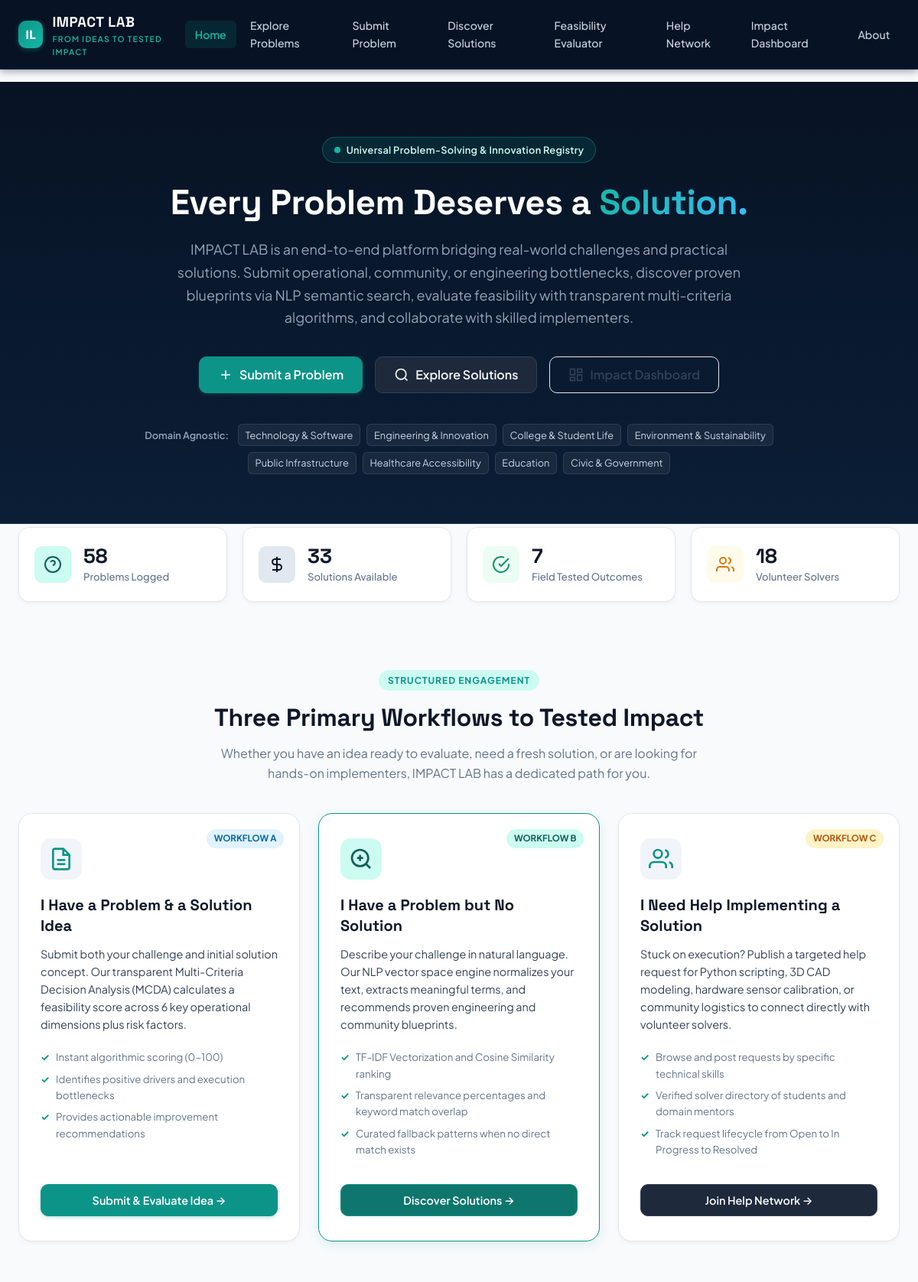
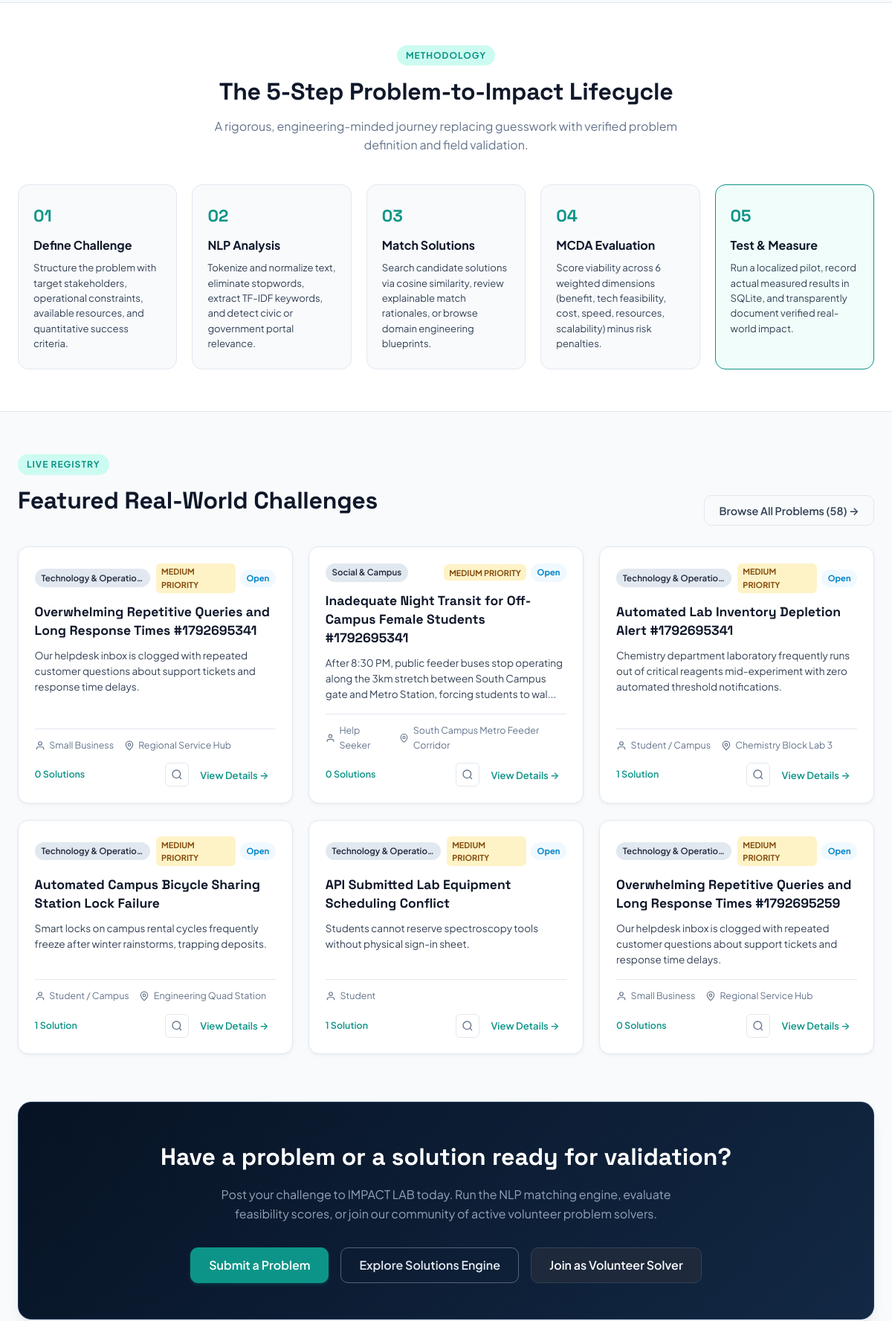
The page / (upper part) on the database its author committed (2 pictures, top to bottom).
### tables this page shows
CREATE TABLE problems (
        id INTEGER PRIMARY KEY AUTOINCREMENT,
        title TEXT NOT NULL,
        description TEXT NOT NULL,
        category TEXT NOT NULL,
        keywords TEXT,
        location TEXT,
        expected_impact TEXT,
        constraints TEXT,
        proposed_solution TEXT,
        user_type TEXT DEFAULT 'Help Seeker',
        contact_email TEXT,
        status TEXT DEFAULT 'Open', -- 'Open', 'In Progress', 'Testing', 'Resolved'
        created_at TIMESTAMP DEFAULT CURRENT_TIMESTAMP,
        updated_at TIMESTAMP DEFAULT CURRENT_TIMESTAMP
    , severity TEXT DEFAULT 'Medium', available_resources TEXT DEFAULT '');

### app.py (the view)
@app.route("/")
def home():
    stats = database.get_platform_statistics()
    all_probs = database.get_all_problems()
    conn = database.get_db_connection()
    featured_problems = []
    for p in all_probs[:6]:
        sol_count = conn.execute(
            "SELECT COUNT(*) FROM solutions WHERE problem_id = ?", (p["id"],)
        ).fetchone()[0]
        eval_row = conn.execute(
            "SELECT overall_score FROM feasibility_evaluations WHERE problem_id = ? ORDER BY id DESC LIMIT 1",
            (p["id"],)
        ).fetchone()
        p_dict = dict(p)
        p_dict["solution_count"] = sol_count
        p_dict["latest_eval_score"] = round(eval_row[0], 1) if eval_row else None
        featured_problems.append(p_dict)
    conn.close()
    return render_template(
        "index.html",
        stats=stats,
        featured_problems=featured_problems
    )

### templates/index.html (shortened to what this page needs)
{% extends "base.html" %}
{% block content %}
<section class="hero-section">
    <div class="hero-container">
        <div class="hero-badge">
            <span class="pulse-dot"></span>
            <span>Universal Problem-Solving &amp; Innovation Registry</span>
        </div>
        <h1 class="hero-title">
            Every Problem Deserves a <span class="highlight-text">Solution.</span>
        </h1>
        <p class="hero-subtitle">
            IMPACT LAB is an end-to-end platform bridging real-world challenges and practical solutions. Submit operational, community, or engineering bottlenecks, discover proven blueprints via NLP semantic search, evaluate feasibility with transparent multi-criteria algorithms, and collaborate with skilled implementers.
        </p>
        <div class="hero-cta-group">
            <a href="{{ url_for('submit_problem_page') }}" class="btn btn-primary btn-lg">
                <svg width="20" height="20" viewBox="0 0 24 24" fill="none" stroke="currentColor" stroke-width="2"><path d="M12 5v14M5 12h14"/></svg>
                Submit a Problem
            </a>
            <a href="{{ url_for('discover_page') }}" class="btn btn-secondary btn-lg">
                <svg width="20" height="20" viewBox="0 0 24 24" fill="none" stroke="currentColor" stroke-width="2"><circle cx="11" cy="11" r="8"/><path d="m21 21-4.3-4.3"/></svg>
                Explore Solutions
            </a>
            <a href="{{ url_for('dashboard_page') }}" class="btn btn-outline btn-lg">
                <svg width="20" height="20" viewBox="0 0 24 24" fill="none" stroke="currentColor" stroke-width="2"><rect x="3" y="3" width="7" height="9"/><rect x="14" y="3" width="7" height="5"/><rect x="14" y="12" width="7" height="9"/><rect x="3" y="16" width="7" height="5"/></svg>
                Impact Dashboard
            </a>
        </div>
        <div class="hero-trust">
            <span class="trust-heading">Domain Agnostic:</span>
            <span class="trust-tag">Technology &amp; Software</span>
            <span class="trust-tag">Engineering &amp; Innovation</span>
            <span class="trust-tag">College &amp; Student Life</span>
            <span class="trust-tag">Environment &amp; Sustainability</span>
            <span class="trust-tag">Public Infrastructure</span>
            <span class="trust-tag">Healthcare Accessibility</span>
            <span class="trust-tag">Education</span>
            <span class="trust-tag">Civic &amp; Government</span>
        </div>
    </div>
</section>
<section class="stats-section">
    <div class="stats-container">
        <div class="stat-card">
            <div class="stat-icon-wrapper teal">
                <svg width="24" height="24" viewBox="0 0 24 24" fill="none" stroke="currentColor" stroke-width="2"><circle cx="12" cy="12" r="10"/><path d="M9.09 9a3 3 0 0 1 5.83 1c0 2-3 3-3 3"/><line x1="12" y1="17" x2="12.01" y2="17"/></svg>
            </div>
            <div class="stat-info">
                <span class="stat-number">{{ stats.total_problems }}</span>
                <span class="stat-label">Problems Logged</span>
            </div>
        </div>
        <div class="stat-card">
            <div class="stat-icon-wrapper navy">
                <svg width="24" height="24" viewBox="0 0 24 24" fill="none" stroke="currentColor" stroke-width="2"><path d="M12 2v20M17 5H9.5a3.5 3.5 0 0 0 0 7h5a3.5 3.5 0 0 1 0 7H6"/></svg>
            </div>
            <div class="stat-info">
                <span class="stat-number">{{ stats.total_solutions }}</span>
                <span class="stat-label">Solutions Available</span>
            </div>
        </div>
        <div class="stat-card">
            <div class="stat-icon-wrapper emerald">
                <svg width="24" height="24" viewBox="0 0 24 24" fill="none" stroke="currentColor" stroke-width="2"><path d="M22 11.08V12a10 10 0 1 1-5.93-9.14"/><polyline points="22 4 12 14.01 9 11.01"/></svg>
            </div>
            <div class="stat-info">
                <span class="stat-number">{{ stats.tested_solutions }}</span>
                <span class="stat-label">Field Tested Outcomes</span>
            </div>
        </div>
        <div class="stat-card">
            <div class="stat-icon-wrapper amber">
                <svg width="24" height="24" viewBox="0 0 24 24" fill="none" stroke="currentColor" stroke-width="2"><path d="M17 21v-2a4 4 0 0 0-4-4H5a4 4 0 0 0-4 4v2"/><circle cx="9" cy="7" r="4"/><path d="M23 21v-2a4 4 0 0 0-3-3.87"/><path d="M16 3.13a4 4 0 0 1 0 7.75"/></svg>
            </div>
            <div class="stat-info">
                <span class="stat-number">{{ stats.registered_helpers }}</span>
                <span class="stat-label">Volunteer Solvers</span>
            </div>
        </div>
    </div>
</section>
<section class="workflows-section">
    <div class="section-header">
        <span class="section-badge">Structured Engagement</span>
        <h2 class="section-title">Three Primary Workflows to Tested Impact</h2>
        <p class="section-subtitle">
            Whether you have an idea ready to evaluate, need a fresh solution, or are looking for hands-on implementers, IMPACT LAB has a dedicated path for you.
        </p>
    </div>
    <div class="workflows-grid">
        <div class="workflow-card">
            <div class="workflow-tag tag-a">Workflow A</div>
            <div class="workflow-icon-box">
                <svg width="32" height="32" viewBox="0 0 24 24" fill="none" stroke="currentColor" stroke-width="2"><path d="M14 2H6a2 2 0 0 0-2 2v16a2 2 0 0 0 2 2h12a2 2 0 0 0 2-2V8z"/><polyline points="14 2 14 8 20 8"/><line x1="16" y1="13" x2="8" y2="13"/><line x1="16" y1="17" x2="8" y2="17"/></svg>
            </div>
            <h3 class="workflow-title">I Have a Problem &amp; a Solution Idea</h3>
            <p class="workflow-desc">
                Submit both your challenge and initial solution concept. Our transparent Multi-Criteria Decision Analysis (MCDA) calculates a feasibility score across 6 key operational dimensions plus risk factors.
            </p>
            <ul class="workflow-checklist">
                <li>Instant algorithmic scoring (0-100)</li>
                <li>Identifies positive drivers and execution bottlenecks</li>
                <li>Provides actionable improvement recommendations</li>
            </ul>
            <div class="workflow-action">
                <a href="{{ url_for('submit_problem_page') }}?workflow=A" class="btn btn-primary btn-block">
                    Submit &amp; Evaluate Idea &rarr;
                </a>
            </div>
        </div>
        <div class="workflow-card highlight-card">
            <div class="workflow-tag tag-b">Workflow B</div>
            <div class="workflow-icon-box">
                <svg width="32" height="32" viewBox="0 0 24 24" fill="none" stroke="currentColor" stroke-width="2"><circle cx="11" cy="11" r="8"/><path d="m21 21-4.3-4.3"/><line x1="11" y1="8" x2="11" y2="14"/><line x1="8" y1="11" x2="14" y2="11"/></svg>
            </div>
            <h3 class="workflow-title">I Have a Problem but No Solution</h3>
            <p class="workflow-desc">
                Describe your challenge in natural language. Our NLP vector space engine normalizes your text, extracts meaningful terms, and recommends proven engineering and community blueprints.
            </p>
            <ul class="workflow-checklist">
                <li>TF-IDF Vectorization and Cosine Similarity ranking</li>
                <li>Transparent relevance percentages and keyword match overlap</li>
                <li>Curated fallback patterns when no direct match exists</li>
            </ul>
            <div class="workflow-action">
                <a href="{{ url_for('discover_page') }}" class="btn btn-teal btn-block">
                    Discover Solutions &rarr;
                </a>
            </div>
        </div>
        <div class="workflow-card">
            <div class="workflow-tag tag-c">Workflow C</div>
            <div class="workflow-icon-box">
                <svg width="32" height="32" viewBox="0 0 24 24" fill="none" stroke="currentColor" stroke-width="2"><path d="M17 21v-2a4 4 0 0 0-4-4H5a4 4 0 0 0-4 4v2"/><circle cx="9" cy="7" r="4"/><path d="M23 21v-2a4 4 0 0 0-3-3.87"/><path d="M16 3.13a4 4 0 0 1 0 7.75"/></svg>
            </div>
            <h3 class="workflow-title">I Need Help Implementing a Solution</h3>
            <p class="workflow-desc">
                Stuck on execution? Publish a targeted help request for Python scripting, 3D CAD modeling, hardware sensor calibration, or community logistics to connect directly with volunteer solvers.
            </p>
            <ul class="workflow-checklist">
                <li>Browse and post requests by specific technical skills</li>
                <li>Verified solver directory of students and domain mentors</li>
                <li>Track request lifecycle from Open to In Progress to Resolved</li>
            </ul>
            <div class="workflow-action">
                <a href="{{ url_for('help_network_page') }}" class="btn btn-secondary btn-block">
                    Join Help Network &rarr;
                </a>
            </div>
        </div>
    </div>
</section>
<section class="how-it-works-section">
    <div class="section-header">
        <span class="section-badge">Methodology</span>
        <h2 class="section-title">The 5-Step Problem-to-Impact Lifecycle</h2>
        <p class="section-subtitle">
            A rigorous, engineering-minded journey replacing guesswork with verified problem definition and field validation.
        </p>
    </div>
    <div class="steps-grid">
        <div class="step-card">
            <div class="step-number">01</div>
            <h3>Define Challenge</h3>
            <p>Structure the problem with target stakeholders, operational constraints, available resources, and quantitative success criteria.</p>
        </div>
        <div class="step-card">
            <div class="step-number">02</div>
            <h3>NLP Analysis</h3>
            <p>Tokenize and normalize text, eliminate stopwords, extract TF-IDF keywords, and detect civic or government portal relevance.</p>
        </div>
        <div class="step-card">
            <div class="step-number">03</div>
            <h3>Match Solutions</h3>
            <p>Search candidate solutions via cosine similarity, review explainable match rationales, or browse domain engineering blueprints.</p>
        </div>
        <div class="step-card">
            <div class="step-number">04</div>
            <h3>MCDA Evaluation</h3>
            <p>Score viability across 6 weighted dimensions (benefit, tech feasibility, cost, speed, resources, scalability) minus risk penalties.</p>
        </div>
        <div class="step-card highlight-step">
            <div class="step-number">05</div>
            <h3>Test &amp; Measure</h3>
            <p>Run a localized pilot, record actual measured results in SQLite, and transparently document verified real-world impact.</p>
        </div>
    </div>
</section>
<section class="featured-section">
    <div class="section-header flex-header">
        <div>
            <span class="section-badge">Live Registry</span>
            <h2 class="section-title">Featured Real-World Challenges</h2>
        </div>
        <a href="{{ url_for('problems_page') }}" class="btn btn-outline">
            Browse All Problems ({{ stats.total_problems }}) &rarr;
        </a>
    </div>
    <div class="problems-grid">
        {% for problem in featured_problems %}
        <div class="problem-card">
            <div class="card-header">
                <span class="category-pill">{{ problem.category }}</span>
                <div class="badge-group">
                    {% if problem.severity %}
                    <span class="severity-badge severity-{{ problem.severity|lower }}">
                        {{ problem.severity }} Priority
                    </span>
                    {% endif %}
                    <span class="status-badge status-{{ problem.status|lower|replace(' ', '-') }}">
                        {{ problem.status }}
                    </span>
                </div>
            </div>
            <h3 class="card-title">
                <a href="{{ url_for('problem_details_page', problem_id=problem.id) }}">
                    {{ problem.title }}
                </a>
            </h3>
            <p class="card-description">
                {{ problem.description[:140] }}{% if problem.description|length > 140 %}...{% endif %}
            </p>
            <div class="card-meta">
                <div class="meta-item">
                    <svg width="14" height="14" viewBox="0 0 24 24" fill="none" stroke="currentColor" stroke-width="2"><path d="M20 21v-2a4 4 0 0 0-4-4H8a4 4 0 0 0-4 4v2"/><circle cx="12" cy="7" r="4"/></svg>
                    <span>{{ problem.user_type }}</span>
                </div>
                {% if problem.location %}
                <div class="meta-item">
                    <svg width="14" height="14" viewBox="0 0 24 24" fill="none" stroke="currentColor" stroke-width="2"><path d="M12 2a8 8 0 0 0-8 8c0 5.25 8 12 8 12s8-6.75 8-12a8 8 0 0 0-8-8z"/><circle cx="12" cy="10" r="3"/></svg>
                    <span>{{ problem.location }}</span>
                </div>
                {% endif %}
            </div>
            <div class="card-footer">
                <div class="footer-left-stats">
                    <span class="solution-count-tag">
                        {{ problem.solution_count }} Solution{% if problem.solution_count != 1 %}s{% endif %}
                    </span>
                </div>
                <div class="card-actions">
                    <a href="{{ url_for('discover_page') }}?problem_id={{ problem.id }}" class="btn-icon-link" title="Discover matching solutions">
                        <svg width="16" height="16" viewBox="0 0 24 24" fill="none" stroke="currentColor" stroke-width="2"><circle cx="11" cy="11" r="8"/><path d="m21 21-4.3-4.3"/></svg>
                    </a>
                    <a href="{{ url_for('problem_details_page', problem_id=problem.id) }}" class="btn-card-action">
                        View Details &rarr;
                    </a>
                </div>
            </div>
        </div>
        {% endfor %}
    </div>
</section>
<section class="cta-banner-section">
    <div class="cta-banner">
        <h2>Have a problem or a solution ready for validation?</h2>
        <p>Post your challenge to IMPACT LAB today. Run the NLP matching engine, evaluate feasibility scores, or join our community of active volunteer problem solvers.</p>
        <div class="cta-buttons">
            <a href="{{ url_for('submit_problem_page') }}" class="btn btn-primary btn-lg">Submit a Problem</a>
            <a href="{{ url_for('discover_page') }}" class="btn btn-outline btn-lg cta-btn-outline">Explore Solutions Engine</a>
            <a href="{{ url_for('help_network_page') }}#registerHelper" class="btn btn-secondary btn-lg">Join as Volunteer Solver</a>
        </div>
    </div>
</section>
{% endblock %}

### rows shown on the page
problems: category "Technology & Operatio…", severity "MEDIUM", status "Open", title "Overwhelming Repetitive Queries and Long Response Times #1792695341", description "Our helpdesk inbox is clogged with repeated customer questions about support tickets and response time delays.", user_type "Small Business", location "Regional Service Hub", solution_count "0"
problems: category "Social & Campus", severity "MEDIUM", status "Open", title "Inadequate Night Transit for Off-Campus Female Students #1792695341", description "After 8:30 PM, public feeder buses stop operating along the 3km stretch between South Campus gate and Metro Station, forcing students to wal", user_type "Help Seeker", location "South Campus Metro Feeder Corridor", solution_count "0"
problems: category "Technology & Operatio…", severity "MEDIUM", status "Open", title "Automated Lab Inventory Depletion Alert #1792695341", description "Chemistry department laboratory frequently runs out of critical reagents mid-experiment with zero automated threshold notifications.", user_type "Student / Campus", location "Chemistry Block Lab 3", solution_count "1"
problems: category "Technology & Operatio…", severity "MEDIUM", status "Open", title "Automated Campus Bicycle Sharing Station Lock Failure", description "Smart locks on campus rental cycles frequently freeze after winter rainstorms, trapping deposits.", user_type "Student / Campus", location "Engineering Quad Station", solution_count "1"
problems: category "Technology & Operatio…", severity "MEDIUM", status "Open", title "API Submitted Lab Equipment Scheduling Conflict", description "Students cannot reserve spectroscopy tools without physical sign-in sheet.", user_type "Student", solution_count "1"
problems: category "Technology & Operatio…", severity "MEDIUM", status "Open", title "Overwhelming Repetitive Queries and Long Response Times #1792695259", description "Our helpdesk inbox is clogged with repeated customer questions about support tickets and response time delays.", user_type "Small Business", location "Regional Service Hub", solution_count "0"

### other values the page prints
{{ stats.total_problems }} "58"
{{ stats.total_solutions }} "33"
{{ stats.tested_solutions }} "7"
{{ stats.registered_helpers }} "18"
